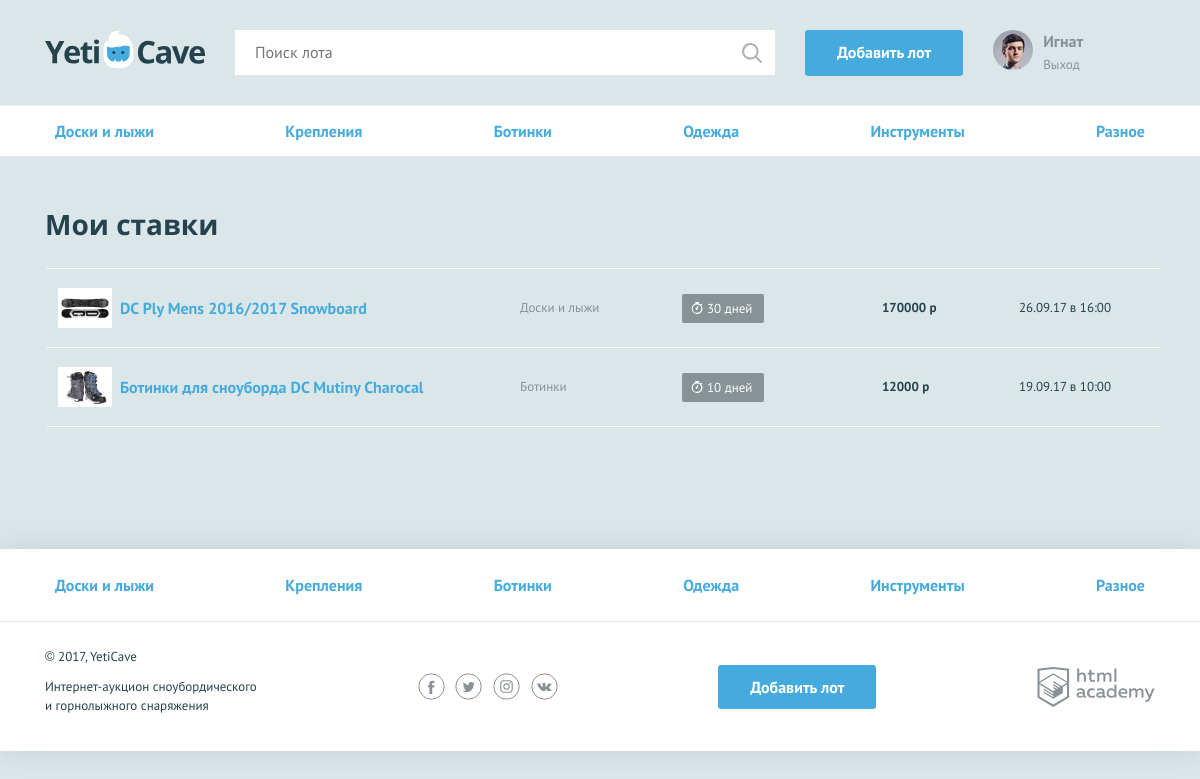
The page /mylots.php (signed in) on the database its author committed.
### tables this page shows
CREATE TABLE IF NOT EXISTS categories (
  id  INT AUTO_INCREMENT PRIMARY KEY,
  name  VARCHAR(128)
);

CREATE TABLE IF NOT EXISTS lots (
  id  INT AUTO_INCREMENT PRIMARY KEY,
  creation_date  DATETIME,
  lot_name  VARCHAR(128),
  description  TEXT,
  lot_image  VARCHAR(255),
  init_price  DECIMAL,
  expire_date  DATETIME,
  bet_step  INT,
  favorites_count INT,

  author_id INT,
  winner_id INT,
  category_id INT
);

### functions.php (called while the page is built, shortened)
<?php
require_once ('mysql_helper.php');
function db_select_data($connect, $sql, $data = []) {
    $stmt = db_get_prepare_stmt($connect, $sql, $data);
    mysqli_stmt_execute($stmt);
    $result = mysqli_stmt_get_result($stmt);
    return mysqli_fetch_all($result, MYSQLI_ASSOC);
}
function get_all_categories($connect) {
    $sql = 'SELECT * FROM categories';
    return db_select_data($connect, $sql);
}
function days($value) {
    $res_1 = $value % 10;
    $res_2 = $value / 10 % 10;
    if ($res_2 && $res_2 == 1) {
        return "дней";
    }
    return "дней";
}
function set_lot_time_remaining ($value) {
    $expire_date = strtotime($value);
    $now = strtotime('now');
    $time_remaining = $expire_date - $now;
    $result = gmdate('j',$time_remaining);
    $day_name = days($result);
    return "$result $day_name";
}
function format_time ($time_stamp) {
    $time = strtotime($time_stamp);
    $now = strtotime('now');
    $past_time = $now - $time ;
    if ($past_time > TIME_24_HOURS) {
        return gmdate('d.m.y в H:i', $time);
    }
    return gmdate('G часов назад', $past_time);
}
function render_template ($file_name, $data) {
    $path_to_template_file = TEMPLATES_DIR . $file_name . TEMPLATE_EXT;
    if (file_exists($path_to_template_file)) {
        extract($data, EXTR_SKIP);
        require $path_to_template_file;
        return ob_get_clean();
    }
    return '';
}

### mysql_helper.php (called while the page is built, shortened)
<?php
function db_get_prepare_stmt($link, $sql, $data = []) {
    $stmt = mysqli_prepare($link, $sql);
    return $stmt;
}

### templates/mylots.php (the view)
<main>
    <nav class="nav">
        <ul class="nav__list container">
            <?php
            foreach ($categories as $cat) : ?>
                <li class="nav__item">
                    <a href="all-lots.php?cat_id=<?= $cat['id']; ?>"><?=$cat['name']?></a>
                </li>
            <?php endforeach; ?>
        </ul>
    </nav>
    <section class="rates container">
        <h2>Мои ставки</h2>
        <table class="rates__list">
            <?php foreach ($user_bets as $bet) : ?>
            <tr class="rates__item">
                <td class="rates__info">
                    <div class="rates__img">
                        <img src="<?=$bet['lot_image']?>" width="54" height="40" alt="<?=$bet['lot_name']?>">
                    </div>
                    <h3 class="rates__title"><a href="lot.php?id=<?=$bet['lot_id']?>"><?=$bet['lot_name']?></a></h3>
                </td>
                <td class="rates__category">
                    <?=$bet['cat_name']?>
                </td>
                <td class="rates__timer">
                    <?php if (strtotime($bet['expire_date']) > TIME_24_HOURS) : ?>
                    <div class="timer"><?=set_lot_time_remaining($bet['expire_date'])?></div>
                    <?php else: ?>
                    <div class="timer timer--finishing"><?=set_lot_time_remaining($bet['expire_date'])?></div>
                    <?php endif; ?>
                </td>
                <td class="rates__price">
                    <?=$bet['price']?> р
                </td>
                <td class="rates__time">
                    <?=format_time($bet['date'])?>
                </td>
            </tr>
        <?php endforeach; ?>
        </table>
    </section>
</main>

### templates/layout.php (shortened to what this page needs)
<!DOCTYPE html>
<html lang="ru">
<head>
    <link href="css/normalize.min.css" rel="stylesheet">
    <link href="css/style.css" rel="stylesheet">
</head>
<body>
<header class="main-header">
    <div class="main-header__container container">
        <?php if($title === 'Главная') : ?>
        <a class="main-header__logo">
        <?php else : ?>
        <a class="main-header__logo" href="index.php">
        <?php endif; ?>
            <img src="img/logo.svg" width="160" height="39" alt="Логотип компании YetiCave">
        </a>
        <form class="main-header__search" method="get" action="https://echo.htmlacademy.ru">
            <input type="search" name="search" placeholder="Поиск лота">
            <input class="main-header__search-btn" type="submit" name="find" value="Найти">
        </form>
        <a class="main-header__add-lot button" href="add.php">Добавить лот</a>
        <nav class="user-menu">
            <?php if (isset($_SESSION['user'])): ?>
                <div class="user-menu__image">
                    <img src="img/user.jpg" width="40" height="40" alt="Пользователь">
                </div>
                <div class="user-menu__logged">
                    <p><?=$_SESSION['user']['name']; ?></p>
                    <a href="logout.php">Выход</a>
                </div>
            <?php endif; ?>
        </nav>
    </div>
</header>
<?=$content?>
<footer class="main-footer">
    <nav class="nav">
        <ul class="nav__list container">
            <?php
            foreach ($categories as $cat) : ?>
                <li class="nav__item">
                    <a href="all-lots.php?cat_id=<?= $cat['id']; ?>"><?=$cat['name']?></a>
                </li>
            <?php endforeach; ?>
        </ul>
    </nav>
    <div class="main-footer__bottom container">
        <div class="main-footer__copyright">
            <p>© 2017, YetiCave</p>
            <p>Интернет-аукцион сноубордического и горнолыжного снаряжения</p>
        </div>
        <div class="main-footer__social social">
            <a class="social__link social__link--facebook" href="#">Facebook
            </a>
            <a class="social__link social__link--twitter" href="#">Twitter
            </a>
            <a class="social__link social__link--instagram" href="#">Instagram
            </a>
            <a class="social__link social__link--vkontakte" href="#">Вконтакте
            </a>
        </div>
        <a class="main-footer__add-lot button" href="add.php">Добавить лот</a>
        <div class="main-footer__developed-by">
            <a class="logo-academy" href="https://htmlacademy.ru/intensive/php">HTML Academy
            </a>
        </div>
    </div>
</footer>
</body>
</html>

### rows shown on the page
categories: name "Доски и лыжи"
categories: name "Крепления"
categories: name "Ботинки"
categories: name "Одежда"
categories: name "Инструменты"
categories: name "Разное"
lots: lot_image (picture), lot_name "DC Ply Mens 2016/2017 Snowboard", category.name "Доски и лыжи", expire_date "30 дней", price "170000", date "26.09.17 в 16:00"
lots: lot_image (picture), lot_name "Ботинки для сноуборда DC Mutiny Charocal", category.name "Ботинки", expire_date "10 дней", price "12000", date "19.09.17 в 10:00"

### other values the page prints
$_SESSION['user']['name'] "Игнат"
